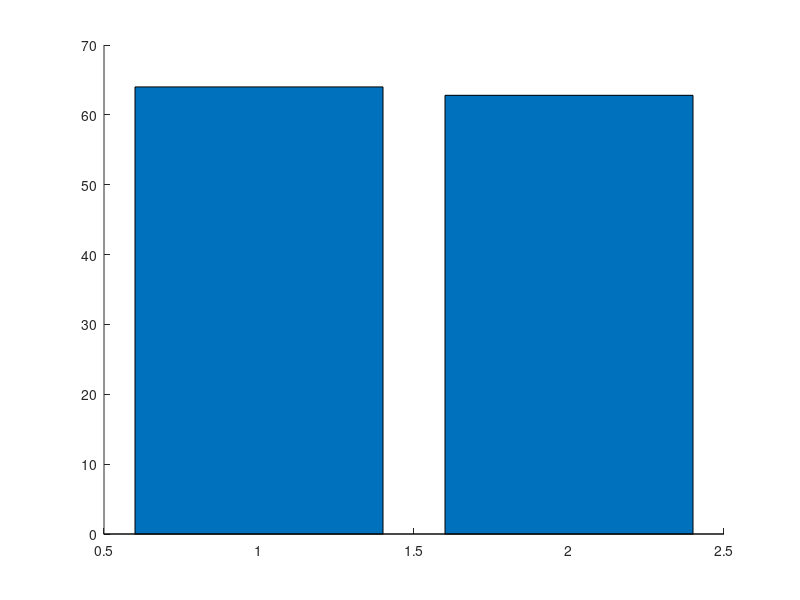

Write the MATLAB code that produced this figure. (Note: this script raises an error after producing the figure.)
function pic_bar_Average_TASBEV_DCR()

y_DCR=[64;62.8];
b = bar(y_DCR,0.8,'FaceAlpha',0.7);
b.FaceColor = 'flat';
b.CData(1,:) = [190 190 190]./255;
b.CData(2,:) = [255 215 0]./255;
hold on

plot(0.15:0.05:2.85,64.*ones(1,55),'--','Color',[54 54 54]./255)
hold on 
plot(1.75,72,'Marker','.','Color','#FF0000','Markersize',50);
hold on;
plot(1.875,56.1,'Marker','.','Color','#FF7F00','Markersize',50);
hold on;
plot(2,67.4,'Marker','.','Color','#FFA500','Markersize',50);
hold on;
plot(2.125,61.5,'Marker','.','Color','#32CD32','Markersize',50);
hold on;
plot(2.25,65.6,'Marker','.','Color','#00BFFF','Markersize',50);
hold on
text(0.85,87,'64%','Color',[190 190 190]./255,'FontSize',25)
hold on
text(1.8,87,'62.8%','Color',[255 215 0]./255,'FontSize',25)

%% Output image setting
set(gca,'XLim',[0.15 2.85]);
set(gca,'YLim',[0 100]);
set(gca,'XTickLabel',{'simulation data' 'clinical data'});
set(gca,'Linewidth',1);
set(gca,'FontSize',22);
set(gca,'FontName','Arial');
ylabel('RECITS (%)');
title('TAS-102+Bevacizumab (DCR)');
set(gcf,'unit','centimeters','position',[2 25 18 10])
print('TASBEV_Average_DCR','-dpng','-r600')

end